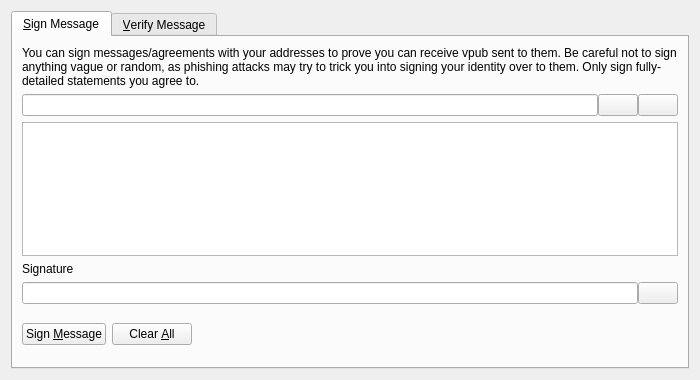
<?xml version="1.0" encoding="UTF-8"?>
<ui version="4.0">
 <class>SignVerifyMessageDialog</class>
 <widget class="QDialog" name="SignVerifyMessageDialog">
  <property name="geometry">
   <rect>
    <x>0</x>
    <y>0</y>
    <width>700</width>
    <height>380</height>
   </rect>
  </property>
  <property name="windowTitle">
   <string>Signatures - Sign / Verify a Message</string>
  </property>
  <property name="modal">
   <bool>true</bool>
  </property>
  <layout class="QVBoxLayout" name="verticalLayout">
   <item>
    <widget class="QTabWidget" name="tabWidget">
     <property name="currentIndex">
      <number>0</number>
     </property>
     <widget class="QWidget" name="tabSignMessage">
      <attribute name="title">
       <string>&amp;Sign Message</string>
      </attribute>
      <layout class="QVBoxLayout" name="verticalLayout_SM">
       <item>
        <widget class="QLabel" name="infoLabel_SM">
         <property name="text">
          <string>You can sign messages/agreements with your addresses to prove you can receive vpub sent to them. Be careful not to sign anything vague or random, as phishing attacks may try to trick you into signing your identity over to them. Only sign fully-detailed statements you agree to.</string>
         </property>
         <property name="textFormat">
          <enum>Qt::PlainText</enum>
         </property>
         <property name="wordWrap">
          <bool>true</bool>
         </property>
        </widget>
       </item>
       <item>
        <layout class="QHBoxLayout" name="horizontalLayout_1_SM">
         <property name="spacing">
          <number>0</number>
         </property>
         <item>
          <widget class="QValidatedLineEdit" name="addressIn_SM">
           <property name="toolTip">
            <string>The Vpub address to sign the message with</string>
           </property>
          </widget>
         </item>
         <item>
          <widget class="QPushButton" name="addressBookButton_SM">
           <property name="toolTip">
            <string>Choose previously used address</string>
           </property>
           <property name="text">
            <string/>
           </property>
           <property name="icon">
            <iconset resource="../bitcoin.qrc">
             <normaloff>:/icons/address-book</normaloff>:/icons/address-book</iconset>
           </property>
           <property name="shortcut">
            <string>Alt+A</string>
           </property>
           <property name="autoDefault">
            <bool>false</bool>
           </property>
          </widget>
         </item>
         <item>
          <widget class="QPushButton" name="pasteButton_SM">
           <property name="toolTip">
            <string>Paste address from clipboard</string>
           </property>
           <property name="text">
            <string/>
           </property>
           <property name="icon">
            <iconset resource="../bitcoin.qrc">
             <normaloff>:/icons/editpaste</normaloff>:/icons/editpaste</iconset>
           </property>
           <property name="shortcut">
            <string>Alt+P</string>
           </property>
           <property name="autoDefault">
            <bool>false</bool>
           </property>
          </widget>
         </item>
        </layout>
       </item>
       <item>
        <widget class="QPlainTextEdit" name="messageIn_SM">
         <property name="toolTip">
          <string>Enter the message you want to sign here</string>
         </property>
        </widget>
       </item>
       <item>
        <widget class="QLabel" name="signatureLabel_SM">
         <property name="text">
          <string>Signature</string>
         </property>
         <property name="textFormat">
          <enum>Qt::PlainText</enum>
         </property>
        </widget>
       </item>
       <item>
        <layout class="QHBoxLayout" name="horizontalLayout_2_SM">
         <property name="spacing">
          <number>0</number>
         </property>
         <item>
          <widget class="QLineEdit" name="signatureOut_SM">
           <property name="font">
            <font>
             <italic>true</italic>
            </font>
           </property>
           <property name="readOnly">
            <bool>true</bool>
           </property>
          </widget>
         </item>
         <item>
          <widget class="QPushButton" name="copySignatureButton_SM">
           <property name="toolTip">
            <string>Copy the current signature to the system clipboard</string>
           </property>
           <property name="text">
            <string/>
           </property>
           <property name="icon">
            <iconset resource="../bitcoin.qrc">
             <normaloff>:/icons/editcopy</normaloff>:/icons/editcopy</iconset>
           </property>
           <property name="autoDefault">
            <bool>false</bool>
           </property>
          </widget>
         </item>
        </layout>
       </item>
       <item>
        <layout class="QHBoxLayout" name="horizontalLayout_3_SM">
         <item>
          <widget class="QPushButton" name="signMessageButton_SM">
           <property name="toolTip">
            <string>Sign the message to prove you own this Vpub address</string>
           </property>
           <property name="text">
            <string>Sign &amp;Message</string>
           </property>
           <property name="icon">
            <iconset resource="../bitcoin.qrc">
             <normaloff>:/icons/edit</normaloff>:/icons/edit</iconset>
           </property>
           <property name="autoDefault">
            <bool>false</bool>
           </property>
          </widget>
         </item>
         <item>
          <widget class="QPushButton" name="clearButton_SM">
           <property name="toolTip">
            <string>Reset all sign message fields</string>
           </property>
           <property name="text">
            <string>Clear &amp;All</string>
           </property>
           <property name="icon">
            <iconset resource="../bitcoin.qrc">
             <normaloff>:/icons/remove</normaloff>:/icons/remove</iconset>
           </property>
           <property name="autoDefault">
            <bool>false</bool>
           </property>
          </widget>
         </item>
         <item>
          <spacer name="horizontalSpacer_1_SM">
           <property name="orientation">
            <enum>Qt::Horizontal</enum>
           </property>
           <property name="sizeHint" stdset="0">
            <size>
             <width>40</width>
             <height>48</height>
            </size>
           </property>
          </spacer>
         </item>
         <item>
          <widget class="QLabel" name="statusLabel_SM">
           <property name="font">
            <font>
             <weight>75</weight>
             <bold>true</bold>
            </font>
           </property>
           <property name="text">
            <string/>
           </property>
           <property name="wordWrap">
            <bool>true</bool>
           </property>
          </widget>
         </item>
         <item>
          <spacer name="horizontalSpacer_2_SM">
           <property name="orientation">
            <enum>Qt::Horizontal</enum>
           </property>
           <property name="sizeHint" stdset="0">
            <size>
             <width>40</width>
             <height>48</height>
            </size>
           </property>
          </spacer>
         </item>
        </layout>
       </item>
      </layout>
     </widget>
     <widget class="QWidget" name="tabVerifyMessage">
      <attribute name="title">
       <string>&amp;Verify Message</string>
      </attribute>
      <layout class="QVBoxLayout" name="verticalLayout_VM">
       <item>
        <widget class="QLabel" name="infoLabel_VM">
         <property name="text">
          <string>Enter the receiver's address, message (ensure you copy line breaks, spaces, tabs, etc. exactly) and signature below to verify the message. Be careful not to read more into the signature than what is in the signed message itself, to avoid being tricked by a man-in-the-middle attack. Note that this only proves the signing party receives with the address, it cannot prove sendership of any transaction!</string>
         </property>
         <property name="textFormat">
          <enum>Qt::PlainText</enum>
         </property>
         <property name="alignment">
          <set>Qt::AlignLeading|Qt::AlignLeft|Qt::AlignTop</set>
         </property>
         <property name="wordWrap">
          <bool>true</bool>
         </property>
        </widget>
       </item>
       <item>
        <layout class="QHBoxLayout" name="horizontalLayout_1_VM">
         <property name="spacing">
          <number>0</number>
         </property>
         <item>
          <widget class="QValidatedLineEdit" name="addressIn_VM">
           <property name="toolTip">
            <string>The Vpub address the message was signed with</string>
           </property>
          </widget>
         </item>
         <item>
          <widget class="QPushButton" name="addressBookButton_VM">
           <property name="toolTip">
            <string>Choose previously used address</string>
           </property>
           <property name="text">
            <string/>
           </property>
           <property name="icon">
            <iconset resource="../bitcoin.qrc">
             <normaloff>:/icons/address-book</normaloff>:/icons/address-book</iconset>
           </property>
           <property name="shortcut">
            <string>Alt+A</string>
           </property>
           <property name="autoDefault">
            <bool>false</bool>
           </property>
          </widget>
         </item>
        </layout>
       </item>
       <item>
        <widget class="QPlainTextEdit" name="messageIn_VM"/>
       </item>
       <item>
        <widget class="QValidatedLineEdit" name="signatureIn_VM"/>
       </item>
       <item>
        <layout class="QHBoxLayout" name="horizontalLayout_2_VM">
         <item>
          <widget class="QPushButton" name="verifyMessageButton_VM">
           <property name="toolTip">
            <string>Verify the message to ensure it was signed with the specified Vpub address</string>
           </property>
           <property name="text">
            <string>Verify &amp;Message</string>
           </property>
           <property name="icon">
            <iconset resource="../bitcoin.qrc">
             <normaloff>:/icons/transaction_0</normaloff>:/icons/transaction_0</iconset>
           </property>
           <property name="autoDefault">
            <bool>false</bool>
           </property>
          </widget>
         </item>
         <item>
          <widget class="QPushButton" name="clearButton_VM">
           <property name="toolTip">
            <string>Reset all verify message fields</string>
           </property>
           <property name="text">
            <string>Clear &amp;All</string>
           </property>
           <property name="icon">
            <iconset resource="../bitcoin.qrc">
             <normaloff>:/icons/remove</normaloff>:/icons/remove</iconset>
           </property>
           <property name="autoDefault">
            <bool>false</bool>
           </property>
          </widget>
         </item>
         <item>
          <spacer name="horizontalSpacer_1_VM">
           <property name="orientation">
            <enum>Qt::Horizontal</enum>
           </property>
           <property name="sizeHint" stdset="0">
            <size>
             <width>40</width>
             <height>48</height>
            </size>
           </property>
          </spacer>
         </item>
         <item>
          <widget class="QLabel" name="statusLabel_VM">
           <property name="font">
            <font>
             <weight>75</weight>
             <bold>true</bold>
            </font>
           </property>
           <property name="text">
            <string/>
           </property>
           <property name="wordWrap">
            <bool>true</bool>
           </property>
          </widget>
         </item>
         <item>
          <spacer name="horizontalSpacer_2_VM">
           <property name="orientation">
            <enum>Qt::Horizontal</enum>
           </property>
           <property name="sizeHint" stdset="0">
            <size>
             <width>40</width>
             <height>48</height>
            </size>
           </property>
          </spacer>
         </item>
        </layout>
       </item>
      </layout>
     </widget>
    </widget>
   </item>
  </layout>
 </widget>
 <customwidgets>
  <customwidget>
   <class>QValidatedLineEdit</class>
   <extends>QLineEdit</extends>
   <header>qt/qvalidatedlineedit.h</header>
  </customwidget>
 </customwidgets>
 <resources>
  <include location="../bitcoin.qrc"/>
 </resources>
 <connections/>
</ui>
